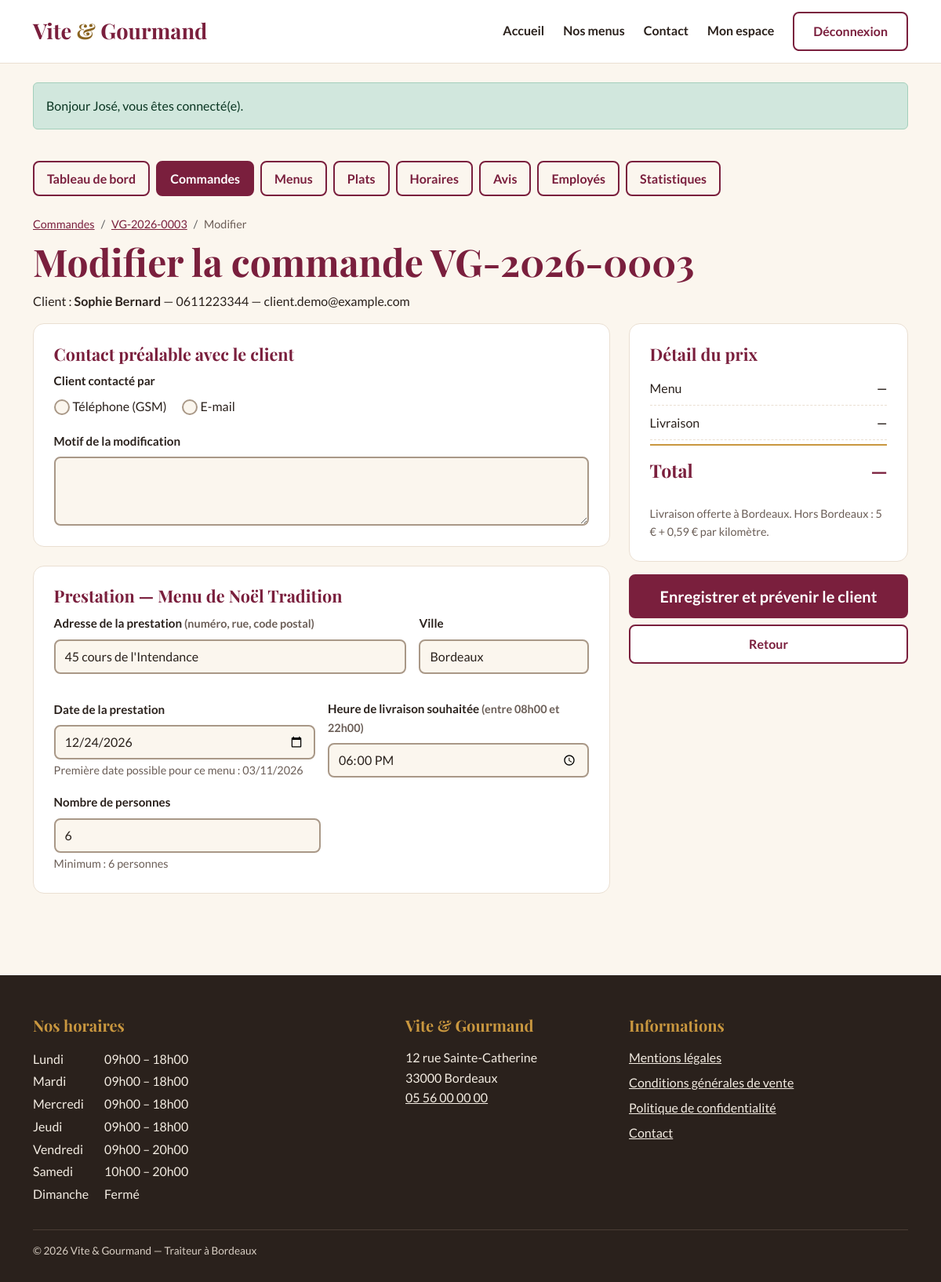
The app's page /employe/commande/modifier?id=3 (signed in) with its own data.
### tables this page shows
CREATE TABLE commande (
    commande_id              INT            NOT NULL AUTO_INCREMENT,
    numero_commande          VARCHAR(20)    NOT NULL,
    utilisateur_id           INT            NOT NULL,
    menu_id                  INT            NOT NULL,
    date_commande            DATETIME       NOT NULL DEFAULT CURRENT_TIMESTAMP,
    date_prestation          DATE           NOT NULL,
    heure_livraison          TIME           NOT NULL,
    adresse_prestation       VARCHAR(255)   NOT NULL,
    ville_prestation         VARCHAR(80)    NOT NULL,
    distance_km              DECIMAL(6,2)   NOT NULL DEFAULT 0,
    nombre_personne          INT            NOT NULL,
    prix_menu                DECIMAL(10,2)  NOT NULL,
    remise                   DECIMAL(10,2)  NOT NULL DEFAULT 0,
    prix_livraison           DECIMAL(10,2)  NOT NULL DEFAULT 0,
    prix_total               DECIMAL(10,2)  NOT NULL,
    statut                   ENUM('en_attente','accepte','en_preparation','en_cours_livraison',
                                  'livre','attente_retour_materiel','terminee','annulee')
                             NOT NULL DEFAULT 'en_attente',
    pret_materiel            BOOLEAN        NOT NULL DEFAULT FALSE,
    restitution_materiel     BOOLEAN        NOT NULL DEFAULT FALSE,
    motif_annulation         TEXT           NULL,
    mode_contact_annulation  ENUM('telephone','mail') NULL,
    PRIMARY KEY (commande_id),
    UNIQUE KEY uk_commande_numero (numero_commande),
    KEY idx_commande_statut (statut),
    CONSTRAINT fk_commande_utilisateur FOREIGN KEY (utilisateur_id) REFERENCES utilisateur (utilisateur_id),
    CONSTRAINT fk_commande_menu        FOREIGN KEY (menu_id)        REFERENCES menu (menu_id),
    CONSTRAINT ck_commande_nb_personne CHECK (nombre_personne >= 1)
);

CREATE TABLE utilisateur (
    utilisateur_id  INT           NOT NULL AUTO_INCREMENT,
    email           VARCHAR(180)  NOT NULL,
    password        VARCHAR(255)  NOT NULL,
    nom             VARCHAR(50)   NOT NULL,
    prenom          VARCHAR(50)   NOT NULL,
    telephone       VARCHAR(20)   NULL,
    ville           VARCHAR(80)   NULL,
    pays            VARCHAR(50)   NULL DEFAULT 'France',
    adresse_postale VARCHAR(255)  NULL,
    role_id         INT           NOT NULL,
    actif           BOOLEAN       NOT NULL DEFAULT TRUE,
    date_creation   DATETIME      NOT NULL DEFAULT CURRENT_TIMESTAMP,
    PRIMARY KEY (utilisateur_id),
    UNIQUE KEY uk_utilisateur_email (email),
    CONSTRAINT fk_utilisateur_role FOREIGN KEY (role_id) REFERENCES role (role_id)
);

CREATE TABLE menu (
    menu_id                  INT            NOT NULL AUTO_INCREMENT,
    titre                    VARCHAR(100)   NOT NULL,
    description              TEXT           NOT NULL,
    nombre_personne_minimum  INT            NOT NULL,
    prix_par_personne        DECIMAL(8,2)   NOT NULL,
    conditions               TEXT           NULL,
    delai_commande_jours     INT            NOT NULL DEFAULT 0,   
    quantite_restante        INT            NOT NULL DEFAULT 0,
    theme_id                 INT            NOT NULL,
    regime_id                INT            NOT NULL,
    PRIMARY KEY (menu_id),
    CONSTRAINT fk_menu_theme  FOREIGN KEY (theme_id)  REFERENCES theme (theme_id),
    CONSTRAINT fk_menu_regime FOREIGN KEY (regime_id) REFERENCES regime (regime_id),
    CONSTRAINT ck_menu_nb_personne CHECK (nombre_personne_minimum >= 1),
    CONSTRAINT ck_menu_prix        CHECK (prix_par_personne >= 0),
    CONSTRAINT ck_menu_stock       CHECK (quantite_restante >= 0),
    CONSTRAINT ck_menu_delai       CHECK (delai_commande_jours >= 0)
);

CREATE TABLE horaire (
    horaire_id       INT          NOT NULL AUTO_INCREMENT,
    jour             VARCHAR(10)  NOT NULL,
    ordre            TINYINT      NOT NULL,
    heure_ouverture  TIME         NULL,
    heure_fermeture  TIME         NULL,
    PRIMARY KEY (horaire_id),
    UNIQUE KEY uk_horaire_jour (jour)
);

### templates/pages/gestion/commande-modifier.php (the view, shortened to what the rows shown need)
<div class="container py-4 pb-5">
    <nav aria-label="Fil d'Ariane" class="fil pt-0">
        <ol class="breadcrumb">
            <li class="breadcrumb-item"><a href="/employe/commande?id=<?= (int) $c['commande_id'] ?>"><?= e($c['numero_commande']) ?></a></li>
        </ol>
    </nav>
    <h1>Modifier la commande <?= e($c['numero_commande']) ?></h1>
    <p>Client : <strong><?= e($c['prenom'] . ' ' . $c['nom']) ?></strong> — <?= e($c['telephone'] ?? '') ?> — <?= e($c['email']) ?></p>
    <form method="post" action="/employe/commande/modifier" id="form-commande" novalidate>
        <div class="row g-4">
            <div class="col-lg-8">
                <section class="carte mb-4">
                    <h2 class="h3">Contact préalable avec le client</h2>
                </section>
                <section class="carte mb-4">
                    <h2 class="h3">Prestation — <?= e($menu['titre']) ?></h2>
                    <?php partial('champs-prestation', ['erreurs' => $erreurs, 'valeurs' => $valeurs, 'delai' => 0]); ?>
                    <div class="mt-3 champ-court">
                        <label for="nombre_personne" class="form-label">Nombre de personnes</label>
                        <input type="number" class="form-control<?= attrErreur($erreurs, 'nombre_personne') ?>" id="nombre_personne" name="nombre_personne"
                               value="<?= e($valeurs['nombre_personne'] ?? '') ?>" min="<?= (int) $menu['nombre_personne_minimum'] ?>" max="500" required data-devis aria-describedby="aide-nb-personnes">
                        <small id="aide-nb-personnes" class="text-aide">Minimum : <span id="nb-min"><?= (int) $menu['nombre_personne_minimum'] ?></span> personnes</small>
                    </div>
                </section>
            </div>
            <div class="col-lg-4">
                <div class="colle">
                </div>
            </div>
        </div>
    </form>
</div>

### templates/partials/champs-prestation.php (shortened to what the rows shown need)
<?php
$v = fn (string $k) => e($valeurs[$k] ?? '');
$dateMin = (new DateTimeImmutable('today'))->modify('+' . max(1, (int) ($delai ?? 1)) . ' days')->format('Y-m-d');
?>
<div class="row g-3">
    <div class="col-md-8">
        <label for="adresse_prestation" class="form-label">Adresse de la prestation <span class="text-aide">(numéro, rue, code postal)</span></label>
        <input type="text" class="form-control<?= attrErreur($erreurs, 'adresse_prestation') ?>" id="adresse_prestation" name="adresse_prestation"
               value="<?= $v('adresse_prestation') ?>" required maxlength="255" autocomplete="street-address" data-devis>
    </div>
    <div class="col-md-4">
        <label for="ville_prestation" class="form-label">Ville</label>
        <input type="text" class="form-control<?= attrErreur($erreurs, 'ville_prestation') ?>" id="ville_prestation" name="ville_prestation"
               value="<?= $v('ville_prestation') ?>" required maxlength="80" autocomplete="address-level2" data-devis>
    </div>
    <div class="col-md-6">
        <label for="date_prestation" class="form-label">Date de la prestation</label>
        <input type="date" class="form-control<?= attrErreur($erreurs, 'date_prestation') ?>" id="date_prestation" name="date_prestation"
               value="<?= $v('date_prestation') ?>" min="<?= e($dateMin) ?>" required aria-describedby="aide-date">
        <small id="aide-date" class="text-aide">Première date possible pour ce menu : <span id="date-min-texte"><?= e(date('d/m/Y', strtotime($dateMin))) ?></span></small>
    </div>
    <div class="col-md-6">
    </div>
</div>

### templates/partials/footer.php (shortened to what the rows shown need)
<?php use App\Models\Horaire; $horaires = Horaire::tous(); ?>
<footer class="pied">
    <div class="container">
        <div class="row g-4">
            <div class="col-md-5">
                <h2 class="titre-pied">Nos horaires</h2>
                <table class="horaires">
                    <tbody>
                    <?php foreach ($horaires as $h): ?>
                        <tr>
                            <th scope="row"><?= e($h['jour']) ?></th>
                            <td>
                                <?= $h['heure_ouverture']
                                    ? e(Horaire::format($h['heure_ouverture'])) . ' – ' . e(Horaire::format($h['heure_fermeture']))
                                    : 'Fermé' ?>
                            </td>
                        </tr>
                    <?php endforeach; ?>
                    </tbody>
                </table>
            </div>
            <div class="col-md-3">
                <h2 class="titre-pied">Vite &amp; Gourmand</h2>
            </div>
            <div class="col-md-4">
                <h2 class="titre-pied">Informations</h2>
            </div>
        </div>
    </div>
</footer>

### records on screen
commande: numero_commande "VG-2026-0003", utilisateur.nom "Sophie Bernard", utilisateur.telephone "0611223344", utilisateur.email "client.demo@example.com", adresse_prestation "45 cours de l'Intendance", ville_prestation "Bordeaux", date_prestation "12/24/2026", nombre_personne "6"
menu: titre "Menu de Noël Tradition", nombre_personne_minimum "6"
horaire: jour "Lundi", heure_ouverture "09h00", heure_fermeture "18h00"
horaire: jour "Mardi", heure_ouverture "09h00", heure_fermeture "18h00"
horaire: jour "Mercredi", heure_ouverture "09h00", heure_fermeture "18h00"
horaire: jour "Jeudi", heure_ouverture "09h00", heure_fermeture "18h00"
horaire: jour "Vendredi", heure_ouverture "09h00", heure_fermeture "20h00"
horaire: jour "Samedi", heure_ouverture "10h00", heure_fermeture "20h00"
horaire: jour "Dimanche", shows "Fermé"

### other values on screen
$m['message'] "Bonjour José, vous êtes connecté(e)."
$libelle "Tableau de bord"
$libelle "Commandes"
$libelle "Menus"
$libelle "Plats"
$libelle "Horaires"
$libelle "Avis"
$libelle "Employés"
$libelle "Statistiques"
$motifLabel "Motif de la modification"
